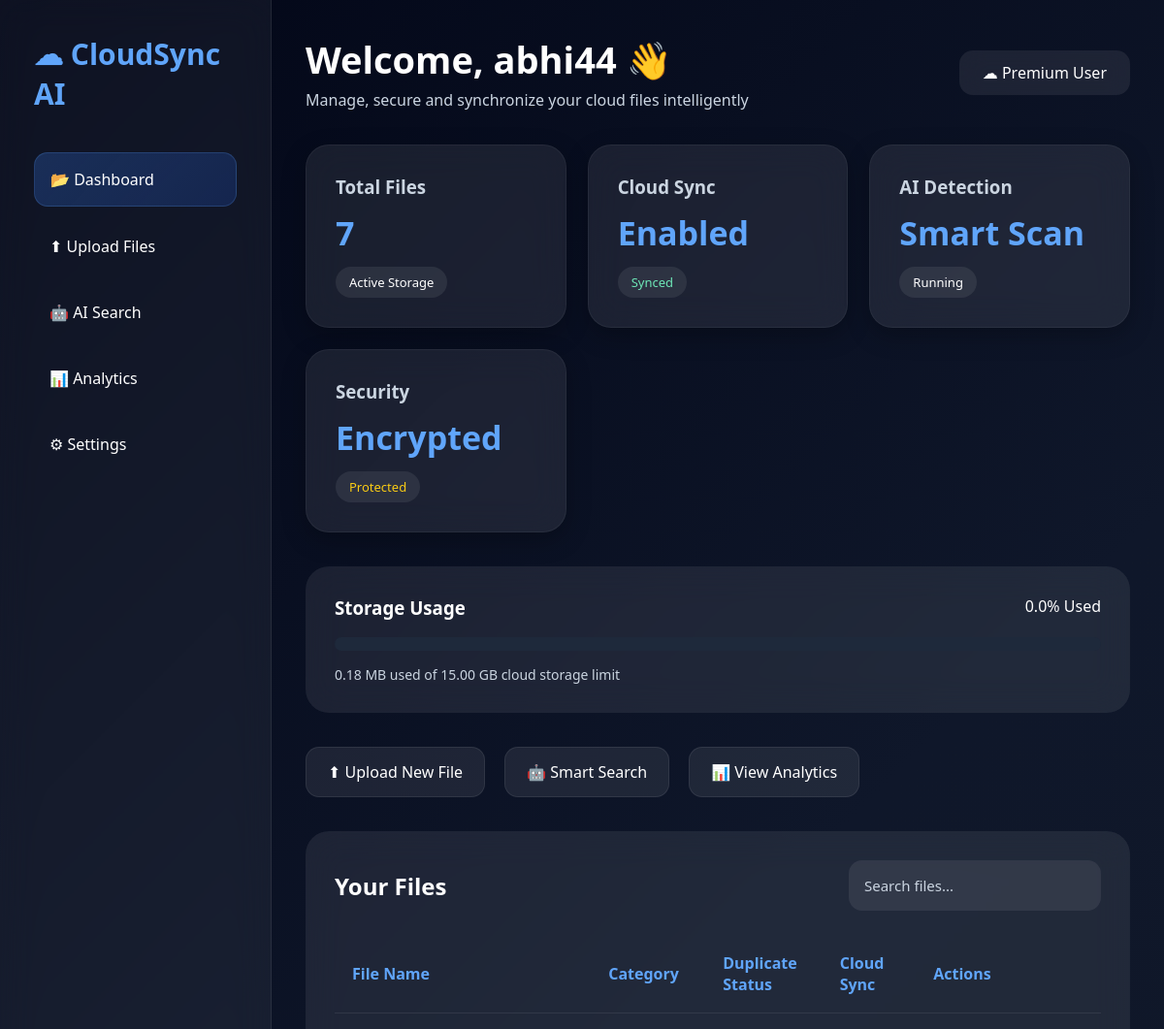
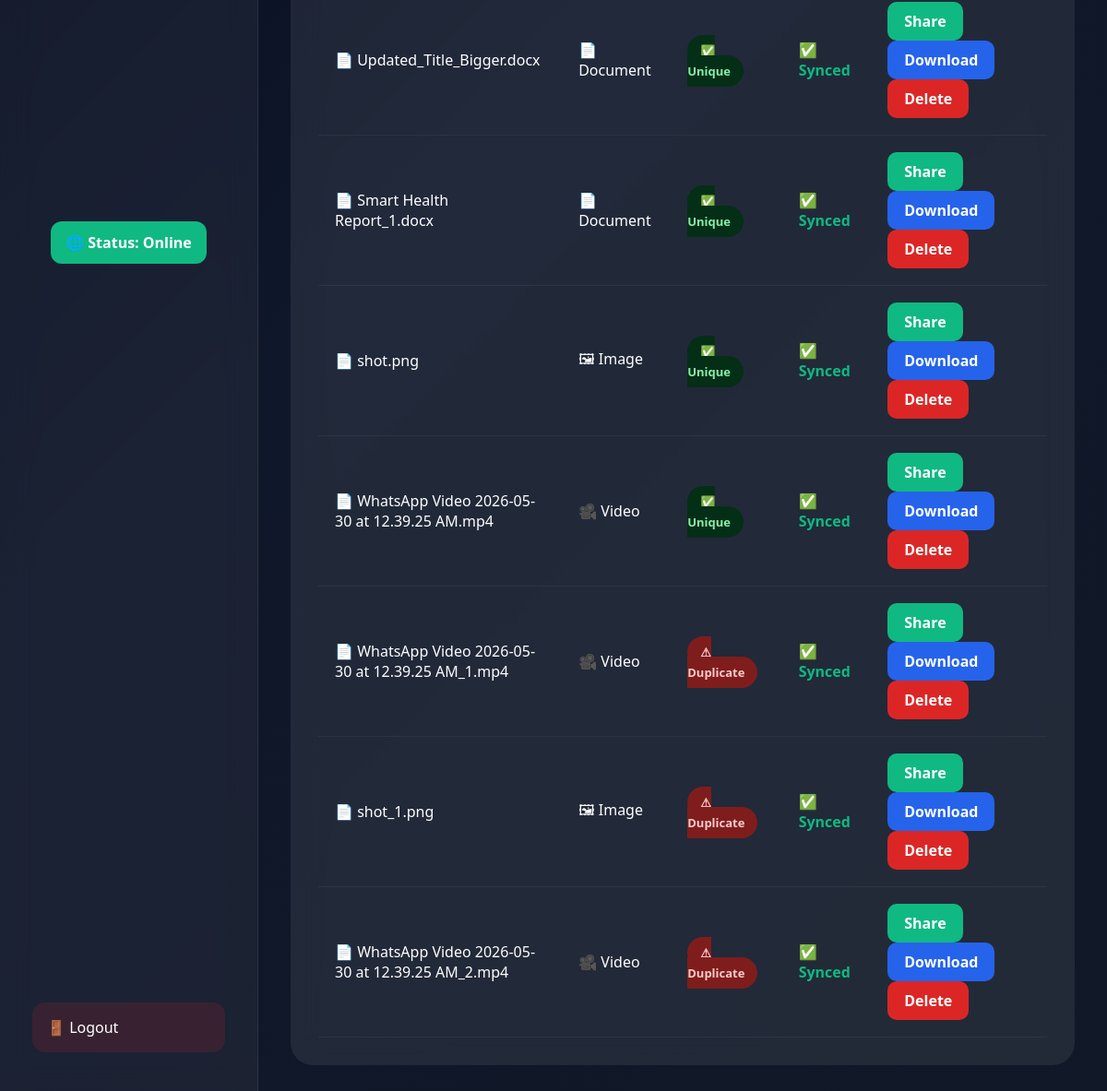
Screenshot of /dashboard (signed in) with the database file from the repository (2 pictures, top to bottom).
### tables this page shows
CREATE TABLE files (
        id INTEGER PRIMARY KEY AUTOINCREMENT,
        username TEXT,
        filename TEXT,
        category TEXT,
        duplicate_status TEXT,
        sync_status TEXT
    , file_hash TEXT);

### app.py (the view)
@app.route('/dashboard')
def dashboard():
    if 'user' not in session:
        return redirect('/')
    conn = sqlite3.connect('database.db')
    cursor = conn.cursor()
    cursor.execute('SELECT * FROM files WHERE username=?', (session['user'],))
    files = cursor.fetchall()
    conn.close()
    _, storage_used, storage_percent = calculate_storage()
    return render_template(
        'dashboard.html',
        files=files,
        storage_used=storage_used,
        storage_percent=storage_percent
    )

### app.py (called while the page is built)
def calculate_storage():
    total_size = 0
    if not os.path.exists(UPLOAD_FOLDER):
        return 0, "0.00 MB", 0.0
    for file in os.listdir(UPLOAD_FOLDER):
        path = os.path.join(UPLOAD_FOLDER, file)
        if os.path.isfile(path):
            total_size += os.path.getsize(path)
    gb = total_size / (1024 * 1024 * 1024)
    mb = total_size / (1024 * 1024)
    if gb >= 1:
        storage_str = f"{gb:.2f} GB"
    else:
        storage_str = f"{mb:.2f} MB"
    max_storage_gb = 15.0
    current_gb = total_size / (1024 * 1024 * 1024)
    storage_percent = min(round((current_gb / max_storage_gb) * 100, 1), 100.0)
    return total_size, storage_str, storage_percent

### templates/dashboard.html (shortened to what this page needs)
<!DOCTYPE html>
<html lang="en">
<head>
    <link rel="stylesheet" href="{{ url_for('static', filename='style.css') }}">
</head>
<body>
    <div class="dashboard">
        <div class="sidebar">
            <div>
                <h1 onclick="window.location.href='/dashboard'" style="cursor: pointer;" title="Go to Dashboard">☁ CloudSync AI</h1>
                <a href="/dashboard" class="active-link">📂 Dashboard</a>
                <a href="/upload">⬆ Upload Files</a>
                <a href="/search">🤖 AI Search</a>
                <a href="/analytics">📊 Analytics</a>
                <a href="/settings">⚙ Settings</a>
            </div>
            <a href="/check-network" class="network-btn" style="display: block; padding: 12px; margin: 20px 20px; text-align: center; border-radius: 12px; color: white; text-decoration: none; font-weight: bold; transition: 0.3s; background: {{ '#10b981' if session.get('is_online', True) else '#64748b' }};">
                {{ '🌐 Status: Online' if session.get('is_online', True) else '🔌 Status: Offline' }}
            </a>
            <a href="/logout" class="logout-btn">🚪 Logout</a>
        </div>
        <div class="main-content">
            <div class="topbar">
                <div>
                    <h2>
                        {% if admin_mode %}
                        🛡️ Admin System Control Panel
                        {% else %}
                        Welcome, {{ session.get('user', 'User') }} 👋
                        {% endif %}
                    </h2>
                    <p class="top-text">
                        {% if admin_mode %}
                        Complete system-wide overview of all users, files and security activity
                        {% else %}
                        Manage, secure and synchronize your cloud files intelligently
                        {% endif %}
                    </p>
                </div>
                <div class="profile-box">☁ Premium User</div>
            </div>
            <div class="cards">
                <div class="card">
                    <h3>Total Files</h3>
                    <p>{{ files|length }}</p>
                    <span class="card-status">Active Storage</span>
                </div>
                <div class="card">
                    <h3>Cloud Sync</h3>
                    <p>Enabled</p>
                    <span class="card-status synced-text">Synced</span>
                </div>
                <div class="card">
                    <h3>AI Detection</h3>
                    <p>Smart Scan</p>
                    <span class="card-status">Running</span>
                </div>
                <div class="card">
                    <h3>Security</h3>
                    <p>Encrypted</p>
                    <span class="card-status secure-text">Protected</span>
                </div>
            </div>
            <div class="storage-card">
                <div class="storage-top">
                    <h3>Storage Usage</h3>
                    <p>{{ storage_percent }}% Used</p>
                </div>
                <div class="progress-bar">
                </div>
                <p class="storage-text">
                    {{ storage_used }} used of 15.00 GB cloud storage limit
                </p>
            </div>
            <div class="quick-actions">
                <a href="/upload" class="quick-btn">⬆ Upload New File</a>
                <a href="/search" class="quick-btn">🤖 Smart Search</a>
                <a href="/analytics" class="quick-btn">📊 View Analytics</a>
            </div>
            <div class="table-section">
                <div class="table-header">
                    <h2>Your Files</h2>
                    <input type="text" placeholder="Search files...">
                </div>
                <table>
                    <thead>
                        <tr>
                            <th>File Name</th>
                            <th>Category</th>
                            <th>Duplicate Status</th>
                            <th>Cloud Sync</th>
                            <th>Actions</th>
                        </tr>
                    </thead>
                    <tbody>
                        {% if files %}
                        {% for file in files %}
                        <tr>
                            <td>
                                📄 {{ file[2] }}
                            </td>
                            <td>
                                {% if file[3] == "Image" %}
                                🖼 Image
                                {% elif file[3] == "Document" %}
                                📄 Document
                                {% elif file[3] == "Video" %}
                                🎥 Video
                                {% else %}
                                📁 Other
                                {% endif %}
                            </td>
                            <td>
                                {% if "Duplicate" in file[4] %}
                                <span class="duplicate-badge">⚠ Duplicate</span>
                                {% else %}
                                <span class="safe-badge">✅ Unique</span>
                                {% endif %}
                            </td>
                            <td>
                                {% if file[5] == 'Synced' %}
                                    <span style="color: #10b981; font-weight: bold;">✅ Synced</span>
                                {% endif %}
                            </td>
                            <td>
                                <a href="/share/{{ file[2] }}">
                                    <button class="share-btn">Share</button>
                                </a>
                                <a href="/download/{{ file[2] }}">
                                    <button class="download-btn">Download</button>
                                </a>
                                <a href="/delete/{{ file[2] }}">
                                    <button class="delete-btn">Delete</button>
                                </a>
                            </td>
                        </tr>
                        {% endfor %}
                        {% else %}
                        <tr>
                            <td colspan="5" class="empty-state">No files uploaded yet ☁</td>
                        </tr>
                        {% endif %}
                    </tbody>
                </table>
            </div>
        </div>
    </div>
</body>
</html>

### static/style.css (style rules this page uses)
* { margin:0; padding:0; box-sizing:border-box; font-family:'Segoe UI',sans-serif; }
body { background: linear-gradient( 135deg, #020617, #0f172a, #111827 ); color:white; min-height:100vh; overflow-x:hidden; }
input { width:100%; padding:16px; margin-top:18px; border:none; border-radius:14px; background: rgba(255,255,255,0.08); color:white; font-size:15px; outline:none; transition:0.3s; }
input::placeholder { color:#cbd5e1; }
button { width:100%; padding:15px; margin-top:22px; border:none; border-radius:14px; background: linear-gradient( 135deg, #3b82f6, #2563eb ); color:white; font-size:16px; font-weight:bold; cursor:pointer; transition:0.3s; }
.dashboard { display:flex; min-height:100vh; }
.sidebar { width:280px; background: rgba(255,255,255,0.05); backdrop-filter:blur(18px); padding:35px; display:flex; flex-direction:column; justify-content:space-between; border-right: 1px solid rgba(255,255,255,0.08); }
.sidebar h1 { font-size:30px; margin-bottom:40px; color:#60a5fa; }
.sidebar a { display:block; text-decoration:none; color:white; padding:16px; margin-bottom:14px; border-radius:14px; transition:0.3s; font-weight:500; }
.active-link { background: linear-gradient( 135deg, rgba(59,130,246,0.25), rgba(37,99,235,0.2) ); border: 1px solid rgba(96,165,250,0.2); }
.logout-btn { background: rgba(220,38,38,0.15); }
.main-content { flex:1; padding:35px; }
.topbar { display:flex; justify-content:space-between; align-items:center; margin-bottom:35px; }
.topbar h2 { font-size:38px; }
.top-text { color:#cbd5e1; margin-top:5px; }
.profile-box { padding:12px 24px; border-radius:14px; background: rgba(255,255,255,0.08); backdrop-filter:blur(12px); }
.cards { display:grid; grid-template-columns: repeat(auto-fit,minmax(230px,1fr)); gap:22px; margin-bottom:35px; }
.card { padding:30px; border-radius:24px; background: rgba(255,255,255,0.08); backdrop-filter:blur(18px); box-shadow: 0 8px 24px rgba(0,0,0,0.25); transition:0.3s; border: 1px solid rgba(255,255,255,0.05); }
.card h3 { color:#cbd5e1; margin-bottom:12px; }
.card p { font-size:34px; font-weight:bold; color:#60a5fa; }
.card-status { display:inline-block; margin-top:12px; font-size:13px; padding:7px 14px; border-radius:20px; background: rgba(255,255,255,0.08); }
.synced-text { color:#6ee7b7; }
.secure-text { color:#facc15; }
.storage-card { padding:30px; border-radius:24px; background: rgba(255,255,255,0.08); margin-bottom:35px; backdrop-filter:blur(18px); }
.storage-top { display:flex; justify-content:space-between; margin-bottom:18px; }
.progress-bar { width:100%; height:14px; background:#1e293b; border-radius:20px; overflow:hidden; margin-bottom:15px; }
.storage-text { color:#cbd5e1; font-size:14px; }
.quick-actions { display:flex; gap:20px; margin-bottom:35px; flex-wrap:wrap; }
.quick-btn { padding:14px 22px; border-radius:14px; background: rgba(255,255,255,0.08); text-decoration:none; color:white; transition:0.3s; border: 1px solid rgba(255,255,255,0.08); }
.table-section { padding:30px; border-radius:24px; background: rgba(255,255,255,0.08); backdrop-filter:blur(18px); }
.table-header { display:flex; justify-content:space-between; align-items:center; margin-bottom:25px; }
.table-header input { width:260px; margin-top:0; }
table { width:100%; border-collapse:collapse; }
th, td { padding:18px; text-align:left; }
th { color:#60a5fa; border-bottom: 1px solid rgba(255,255,255,0.08); }
tr { border-bottom: 1px solid rgba(255,255,255,0.05); transition:0.3s; }
.duplicate-badge { background:#7f1d1d; color:#fecaca; padding:8px 14px; border-radius:20px; font-size:13px; font-weight:bold; }
.safe-badge { background:#052e16; color:#86efac; padding:8px 14px; border-radius:20px; font-size:13px; font-weight:bold; }
.share-btn, .download-btn, .delete-btn { width:auto; padding:10px 18px; margin-top:0; margin-right:10px; border-radius:10px; }
.download-btn { background:#2563eb; }
.delete-btn { background:#dc2626; }
.share-btn { background:#10b981; }

### rows the page displays
files: filename "Updated_Title_Bigger.docx", category "📄 Document", duplicate_status "✅ Unique", sync_status "✅ Synced"
files: filename "Smart Health Report_1.docx", category "📄 Document", duplicate_status "✅ Unique", sync_status "✅ Synced"
files: filename "shot.png", category "🖼 Image", duplicate_status "✅ Unique", sync_status "✅ Synced"
files: filename "WhatsApp Video 2026-05-30 at 12.39.25 AM.mp4", category "🎥 Video", duplicate_status "✅ Unique", sync_status "✅ Synced"
files: filename "WhatsApp Video 2026-05-30 at 12.39.25 AM_1.mp4", category "🎥 Video", duplicate_status "⚠ Duplicate", sync_status "✅ Synced"
files: filename "shot_1.png", category "🖼 Image", duplicate_status "⚠ Duplicate", sync_status "✅ Synced"
files: filename "WhatsApp Video 2026-05-30 at 12.39.25 AM_2.mp4", category "🎥 Video", duplicate_status "⚠ Duplicate", sync_status "✅ Synced"

### other values shown
{{ session.get('user', 'User') }} "abhi44"
{{ files|length }} "7"
{{ storage_percent }} "0.0"
{{ storage_used }} "0.18 MB"
